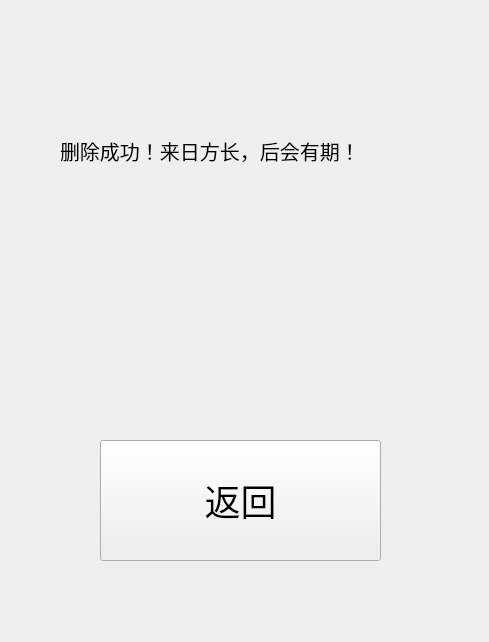
<?xml version="1.0" encoding="UTF-8"?>
<ui version="4.0">
 <class>MainWindow</class>
 <widget class="QMainWindow" name="MainWindow">
  <property name="geometry">
   <rect>
    <x>0</x>
    <y>0</y>
    <width>489</width>
    <height>642</height>
   </rect>
  </property>
  <property name="windowTitle">
   <string>MainWindow</string>
  </property>
  <widget class="QWidget" name="centralwidget">
   <widget class="QStackedWidget" name="stackedWidget">
    <property name="geometry">
     <rect>
      <x>0</x>
      <y>0</y>
      <width>511</width>
      <height>611</height>
     </rect>
    </property>
    <property name="currentIndex">
     <number>7</number>
    </property>
    <widget class="QWidget" name="main_win">
     <widget class="QLabel" name="label">
      <property name="geometry">
       <rect>
        <x>5</x>
        <y>50</y>
        <width>480</width>
        <height>380</height>
       </rect>
      </property>
      <property name="text">
       <string>智能快递柜系统</string>
      </property>
     </widget>
     <widget class="QWidget" name="verticalLayoutWidget_2">
      <property name="geometry">
       <rect>
        <x>30</x>
        <y>500</y>
        <width>431</width>
        <height>101</height>
       </rect>
      </property>
      <layout class="QVBoxLayout" name="verticalLayout_2">
       <item>
        <widget class="QPushButton" name="pushButton">
         <property name="font">
          <font>
           <pointsize>15</pointsize>
          </font>
         </property>
         <property name="text">
          <string>输入取件码</string>
         </property>
        </widget>
       </item>
       <item>
        <widget class="QPushButton" name="pushButton_2">
         <property name="font">
          <font>
           <pointsize>15</pointsize>
          </font>
         </property>
         <property name="text">
          <string>新用户录入人脸信息</string>
         </property>
        </widget>
       </item>
      </layout>
     </widget>
     <widget class="QLabel" name="label_22">
      <property name="geometry">
       <rect>
        <x>170</x>
        <y>410</y>
        <width>251</width>
        <height>61</height>
       </rect>
      </property>
      <property name="font">
       <font>
        <pointsize>11</pointsize>
       </font>
      </property>
      <property name="text">
       <string/>
      </property>
     </widget>
    </widget>
    <widget class="QWidget" name="send_win">
     <widget class="QLabel" name="label_2">
      <property name="geometry">
       <rect>
        <x>10</x>
        <y>10</y>
        <width>311</width>
        <height>131</height>
       </rect>
      </property>
      <property name="font">
       <font>
        <pointsize>16</pointsize>
       </font>
      </property>
      <property name="text">
       <string>XX快递员，您好！</string>
      </property>
     </widget>
     <widget class="QWidget" name="verticalLayoutWidget">
      <property name="geometry">
       <rect>
        <x>50</x>
        <y>500</y>
        <width>381</width>
        <height>104</height>
       </rect>
      </property>
      <layout class="QVBoxLayout" name="verticalLayout">
       <item>
        <widget class="QPushButton" name="pushButton_4">
         <property name="font">
          <font>
           <pointsize>12</pointsize>
          </font>
         </property>
         <property name="text">
          <string>投件</string>
         </property>
        </widget>
       </item>
       <item>
        <widget class="QPushButton" name="pushButton_20">
         <property name="font">
          <font>
           <pointsize>11</pointsize>
          </font>
         </property>
         <property name="text">
          <string>[测试] 投件给[这是我的朋友]</string>
         </property>
        </widget>
       </item>
       <item>
        <layout class="QHBoxLayout" name="horizontalLayout">
         <item>
          <widget class="QPushButton" name="pushButton_5">
           <property name="font">
            <font>
             <pointsize>12</pointsize>
            </font>
           </property>
           <property name="text">
            <string>退出</string>
           </property>
          </widget>
         </item>
         <item>
          <widget class="QPushButton" name="pushButton_6">
           <property name="font">
            <font>
             <pointsize>12</pointsize>
            </font>
           </property>
           <property name="text">
            <string>联系管理员</string>
           </property>
          </widget>
         </item>
        </layout>
       </item>
      </layout>
     </widget>
     <widget class="QLabel" name="label_11">
      <property name="geometry">
       <rect>
        <x>50</x>
        <y>410</y>
        <width>381</width>
        <height>51</height>
       </rect>
      </property>
      <property name="font">
       <font>
        <pointsize>10</pointsize>
       </font>
      </property>
      <property name="text">
       <string/>
      </property>
     </widget>
    </widget>
    <widget class="QWidget" name="known_win">
     <widget class="QLabel" name="label_3">
      <property name="geometry">
       <rect>
        <x>0</x>
        <y>0</y>
        <width>481</width>
        <height>61</height>
       </rect>
      </property>
      <property name="font">
       <font>
        <pointsize>12</pointsize>
       </font>
      </property>
      <property name="text">
       <string>XXX，您好！</string>
      </property>
     </widget>
     <widget class="QWidget" name="verticalLayoutWidget_3">
      <property name="geometry">
       <rect>
        <x>50</x>
        <y>520</y>
        <width>381</width>
        <height>80</height>
       </rect>
      </property>
      <layout class="QVBoxLayout" name="verticalLayout_3">
       <item>
        <layout class="QHBoxLayout" name="horizontalLayout_4">
         <item>
          <widget class="QPushButton" name="pushButton_7">
           <property name="font">
            <font>
             <pointsize>12</pointsize>
            </font>
           </property>
           <property name="text">
            <string>取出部分</string>
           </property>
          </widget>
         </item>
         <item>
          <widget class="QPushButton" name="pushButton_8">
           <property name="font">
            <font>
             <pointsize>12</pointsize>
            </font>
           </property>
           <property name="text">
            <string>全部取出</string>
           </property>
          </widget>
         </item>
        </layout>
       </item>
       <item>
        <layout class="QHBoxLayout" name="horizontalLayout_6">
         <item>
          <widget class="QPushButton" name="pushButton_10">
           <property name="font">
            <font>
             <pointsize>12</pointsize>
            </font>
           </property>
           <property name="text">
            <string>退出</string>
           </property>
          </widget>
         </item>
         <item>
          <widget class="QPushButton" name="pushButton_9">
           <property name="font">
            <font>
             <pointsize>12</pointsize>
            </font>
           </property>
           <property name="text">
            <string>删除个人信息</string>
           </property>
          </widget>
         </item>
        </layout>
       </item>
      </layout>
     </widget>
     <widget class="QLabel" name="label_9">
      <property name="geometry">
       <rect>
        <x>60</x>
        <y>180</y>
        <width>371</width>
        <height>211</height>
       </rect>
      </property>
      <property name="font">
       <font>
        <pointsize>10</pointsize>
       </font>
      </property>
      <property name="text">
       <string>您当前的快递：</string>
      </property>
     </widget>
     <widget class="QLabel" name="label_16">
      <property name="geometry">
       <rect>
        <x>70</x>
        <y>470</y>
        <width>351</width>
        <height>41</height>
       </rect>
      </property>
      <property name="text">
       <string/>
      </property>
     </widget>
    </widget>
    <widget class="QWidget" name="unknown_win">
     <widget class="QPushButton" name="pushButton_11">
      <property name="geometry">
       <rect>
        <x>20</x>
        <y>530</y>
        <width>451</width>
        <height>31</height>
       </rect>
      </property>
      <property name="font">
       <font>
        <pointsize>12</pointsize>
       </font>
      </property>
      <property name="text">
       <string>确定录入</string>
      </property>
     </widget>
     <widget class="QPushButton" name="pushButton_12">
      <property name="geometry">
       <rect>
        <x>20</x>
        <y>570</y>
        <width>451</width>
        <height>31</height>
       </rect>
      </property>
      <property name="font">
       <font>
        <pointsize>12</pointsize>
       </font>
      </property>
      <property name="text">
       <string>放弃录入 不保留任何信息</string>
      </property>
     </widget>
     <widget class="QLabel" name="label_4">
      <property name="geometry">
       <rect>
        <x>0</x>
        <y>0</y>
        <width>471</width>
        <height>41</height>
       </rect>
      </property>
      <property name="font">
       <font>
        <pointsize>12</pointsize>
       </font>
      </property>
      <property name="text">
       <string>新用户，您好！</string>
      </property>
     </widget>
     <widget class="QLabel" name="label_5">
      <property name="geometry">
       <rect>
        <x>65</x>
        <y>60</y>
        <width>360</width>
        <height>281</height>
       </rect>
      </property>
      <property name="text">
       <string>人脸信息录入</string>
      </property>
     </widget>
     <widget class="QPushButton" name="pushButton_3">
      <property name="geometry">
       <rect>
        <x>10</x>
        <y>360</y>
        <width>91</width>
        <height>31</height>
       </rect>
      </property>
      <property name="font">
       <font>
        <pointsize>11</pointsize>
       </font>
      </property>
      <property name="text">
       <string>截取图像</string>
      </property>
     </widget>
     <widget class="QPushButton" name="pushButton_13">
      <property name="geometry">
       <rect>
        <x>120</x>
        <y>360</y>
        <width>91</width>
        <height>31</height>
       </rect>
      </property>
      <property name="font">
       <font>
        <pointsize>11</pointsize>
       </font>
      </property>
      <property name="text">
       <string>放弃图像</string>
      </property>
     </widget>
     <widget class="QLabel" name="label_8">
      <property name="geometry">
       <rect>
        <x>10</x>
        <y>501</y>
        <width>231</width>
        <height>31</height>
       </rect>
      </property>
      <property name="text">
       <string/>
      </property>
     </widget>
     <widget class="QWidget" name="horizontalLayoutWidget">
      <property name="geometry">
       <rect>
        <x>80</x>
        <y>400</y>
        <width>341</width>
        <height>80</height>
       </rect>
      </property>
      <layout class="QHBoxLayout" name="horizontalLayout_3">
       <item>
        <layout class="QVBoxLayout" name="verticalLayout_5">
         <item>
          <widget class="QLabel" name="label_7">
           <property name="text">
            <string>姓    名：</string>
           </property>
          </widget>
         </item>
         <item>
          <widget class="QLabel" name="label_6">
           <property name="text">
            <string>手机号码：</string>
           </property>
          </widget>
         </item>
        </layout>
       </item>
       <item>
        <layout class="QVBoxLayout" name="verticalLayout_4">
         <item>
          <layout class="QHBoxLayout" name="horizontalLayout_5">
           <item>
            <widget class="QLineEdit" name="lineEdit_2"/>
           </item>
          </layout>
         </item>
         <item>
          <layout class="QHBoxLayout" name="horizontalLayout_2">
           <item>
            <widget class="QLineEdit" name="lineEdit"/>
           </item>
          </layout>
         </item>
        </layout>
       </item>
      </layout>
     </widget>
    </widget>
    <widget class="QWidget" name="delete_win">
     <widget class="QLabel" name="label_10">
      <property name="geometry">
       <rect>
        <x>10</x>
        <y>10</y>
        <width>461</width>
        <height>31</height>
       </rect>
      </property>
      <property name="font">
       <font>
        <pointsize>12</pointsize>
       </font>
      </property>
      <property name="text">
       <string>尊敬的{}用户,感谢您使用本产品！</string>
      </property>
     </widget>
     <widget class="QLabel" name="label_12">
      <property name="geometry">
       <rect>
        <x>20</x>
        <y>60</y>
        <width>451</width>
        <height>31</height>
       </rect>
      </property>
      <property name="font">
       <font>
        <pointsize>11</pointsize>
       </font>
      </property>
      <property name="text">
       <string>年月日</string>
      </property>
     </widget>
     <widget class="QLabel" name="label_13">
      <property name="geometry">
       <rect>
        <x>71</x>
        <y>100</y>
        <width>345</width>
        <height>271</height>
       </rect>
      </property>
      <property name="text">
       <string>面部信息</string>
      </property>
      <property name="scaledContents">
       <bool>true</bool>
      </property>
     </widget>
     <widget class="QWidget" name="horizontalLayoutWidget_3">
      <property name="geometry">
       <rect>
        <x>60</x>
        <y>400</y>
        <width>371</width>
        <height>101</height>
       </rect>
      </property>
      <layout class="QHBoxLayout" name="horizontalLayout_7">
       <item>
        <widget class="QLabel" name="label_14">
         <property name="text">
          <string>输入注册手机号验证删除:</string>
         </property>
        </widget>
       </item>
       <item>
        <widget class="QLineEdit" name="lineEdit_3"/>
       </item>
      </layout>
     </widget>
     <widget class="QWidget" name="horizontalLayoutWidget_4">
      <property name="geometry">
       <rect>
        <x>60</x>
        <y>520</y>
        <width>371</width>
        <height>81</height>
       </rect>
      </property>
      <layout class="QHBoxLayout" name="horizontalLayout_8">
       <item>
        <widget class="QPushButton" name="pushButton_14">
         <property name="font">
          <font>
           <pointsize>12</pointsize>
          </font>
         </property>
         <property name="text">
          <string>确定</string>
         </property>
        </widget>
       </item>
       <item>
        <widget class="QPushButton" name="pushButton_15">
         <property name="font">
          <font>
           <pointsize>12</pointsize>
          </font>
         </property>
         <property name="text">
          <string>取消</string>
         </property>
        </widget>
       </item>
      </layout>
     </widget>
     <widget class="QLabel" name="label_15">
      <property name="geometry">
       <rect>
        <x>170</x>
        <y>490</y>
        <width>221</width>
        <height>41</height>
       </rect>
      </property>
      <property name="text">
       <string/>
      </property>
     </widget>
    </widget>
    <widget class="QWidget" name="input_win">
     <widget class="QLineEdit" name="lineEdit_4">
      <property name="geometry">
       <rect>
        <x>155</x>
        <y>260</y>
        <width>180</width>
        <height>41</height>
       </rect>
      </property>
     </widget>
     <widget class="QLabel" name="label_17">
      <property name="geometry">
       <rect>
        <x>160</x>
        <y>220</y>
        <width>181</width>
        <height>31</height>
       </rect>
      </property>
      <property name="font">
       <font>
        <pointsize>12</pointsize>
       </font>
      </property>
      <property name="text">
       <string>输入您的取件码：</string>
      </property>
     </widget>
     <widget class="QPushButton" name="pushButton_16">
      <property name="geometry">
       <rect>
        <x>90</x>
        <y>340</y>
        <width>101</width>
        <height>41</height>
       </rect>
      </property>
      <property name="font">
       <font>
        <pointsize>12</pointsize>
       </font>
      </property>
      <property name="text">
       <string>确定</string>
      </property>
     </widget>
     <widget class="QPushButton" name="pushButton_17">
      <property name="geometry">
       <rect>
        <x>290</x>
        <y>340</y>
        <width>91</width>
        <height>41</height>
       </rect>
      </property>
      <property name="font">
       <font>
        <pointsize>12</pointsize>
       </font>
      </property>
      <property name="text">
       <string>返回</string>
      </property>
     </widget>
     <widget class="QLabel" name="label_18">
      <property name="geometry">
       <rect>
        <x>170</x>
        <y>310</y>
        <width>141</width>
        <height>21</height>
       </rect>
      </property>
      <property name="text">
       <string/>
      </property>
     </widget>
    </widget>
    <widget class="QWidget" name="drop_item_win">
     <widget class="QLabel" name="label_19">
      <property name="geometry">
       <rect>
        <x>10</x>
        <y>10</y>
        <width>461</width>
        <height>41</height>
       </rect>
      </property>
      <property name="font">
       <font>
        <pointsize>12</pointsize>
       </font>
      </property>
      <property name="text">
       <string>门已开{},请投件</string>
      </property>
     </widget>
     <widget class="QPushButton" name="pushButton_18">
      <property name="geometry">
       <rect>
        <x>110</x>
        <y>260</y>
        <width>241</width>
        <height>91</height>
       </rect>
      </property>
      <property name="font">
       <font>
        <pointsize>12</pointsize>
       </font>
      </property>
      <property name="text">
       <string>投递完成，关门</string>
      </property>
     </widget>
     <widget class="QLabel" name="label_21">
      <property name="geometry">
       <rect>
        <x>100</x>
        <y>130</y>
        <width>261</width>
        <height>91</height>
       </rect>
      </property>
      <property name="font">
       <font>
        <pointsize>13</pointsize>
       </font>
      </property>
      <property name="text">
       <string>生成取件码：{}</string>
      </property>
     </widget>
    </widget>
    <widget class="QWidget" name="deleted_say_bye_win">
     <widget class="QLabel" name="label_20">
      <property name="geometry">
       <rect>
        <x>60</x>
        <y>60</y>
        <width>371</width>
        <height>181</height>
       </rect>
      </property>
      <property name="font">
       <font>
        <pointsize>15</pointsize>
       </font>
      </property>
      <property name="text">
       <string>删除成功！来日方长，后会有期！</string>
      </property>
     </widget>
     <widget class="QPushButton" name="pushButton_19">
      <property name="geometry">
       <rect>
        <x>100</x>
        <y>440</y>
        <width>281</width>
        <height>121</height>
       </rect>
      </property>
      <property name="font">
       <font>
        <pointsize>27</pointsize>
       </font>
      </property>
      <property name="text">
       <string>返回</string>
      </property>
     </widget>
    </widget>
   </widget>
  </widget>
 </widget>
 <resources/>
 <connections/>
</ui>
